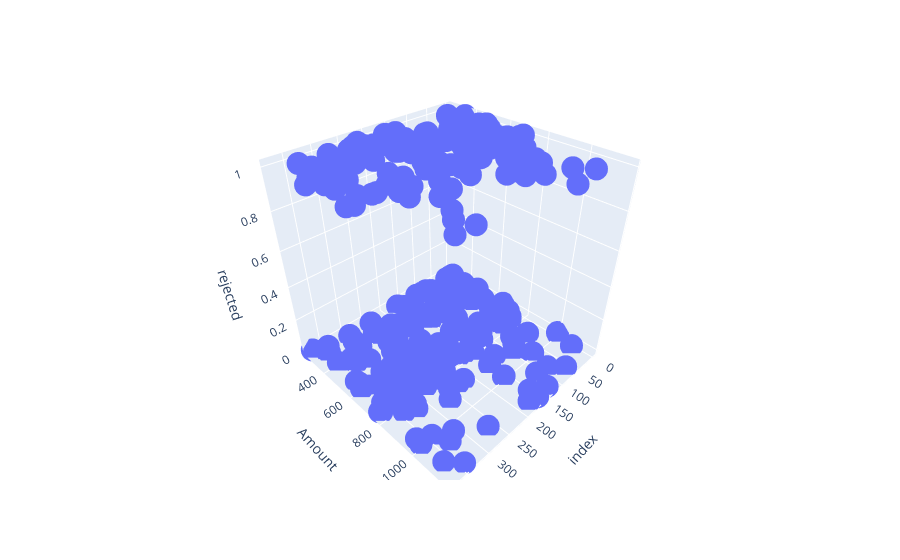

The cell this chart's notebook holds for it:
### Code cell
scatter_3d_interactive(df,'Amount', 'rejected')

### Figure 1 — Plotly figure (JSON) as saved in the notebook; plotly's stock layout.template omitted (floating-point values rounded to 4 significant figures; data arrays with more than 128 entries replaced by an {"elided": "..."} marker saying what was removed)
{"data": [{"hovertemplate": "index=%{x}<br>Amount=%{y}<br>rejected=%{z}<extra></extra>", "legendgroup": "", "marker": {"color": "#636efa", "symbol": "circle"}, "mode": "markers", "name": "", "scene": "scene", "showlegend": false, "type": "scatter3d", "x": {"elided": "377 int values"}, "y": {"elided": "377 float values"}, "z": {"elided": "377 int values"}}], "layout": {"legend": {"tracegroupgap": 0}, "margin": {"t": 60}, "scene": {"domain": {"x": [0, 1], "y": [0, 1]}, "xaxis": {"title": {"text": "index"}}, "yaxis": {"title": {"text": "Amount"}}, "zaxis": {"title": {"text": "rejected"}}}}}
